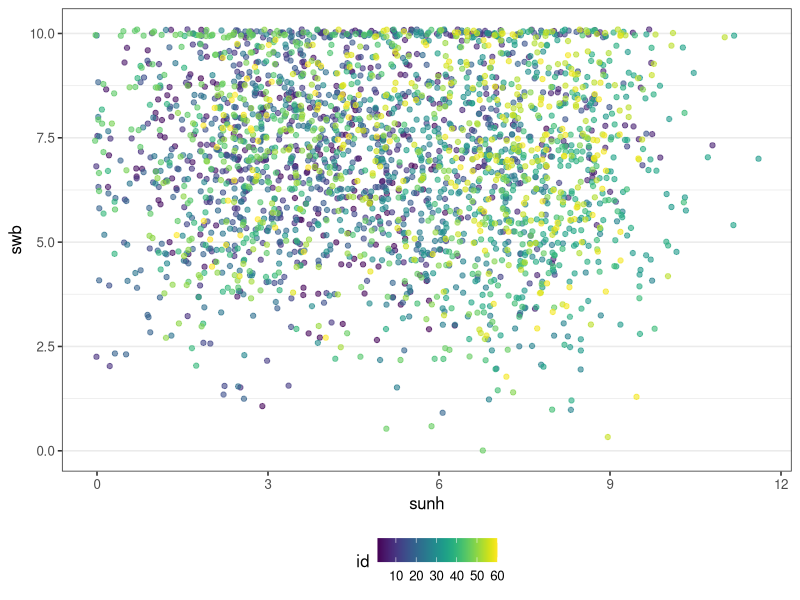
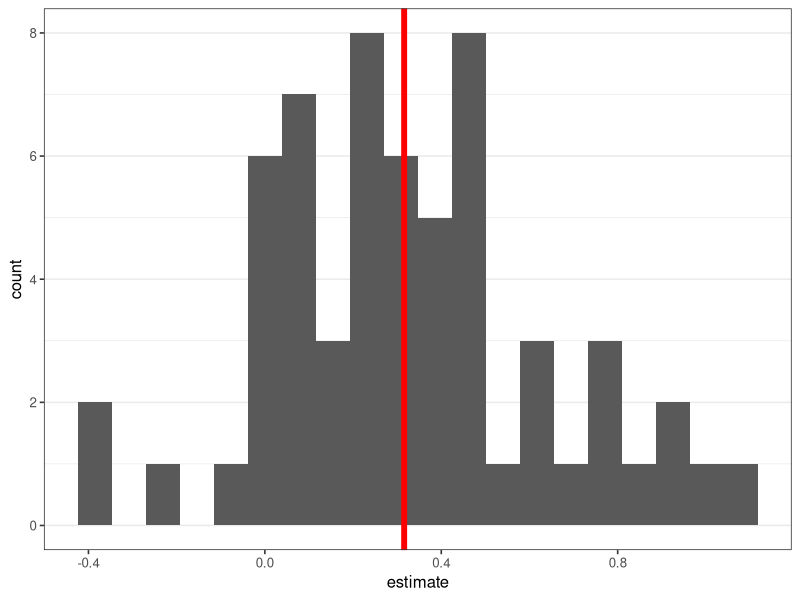
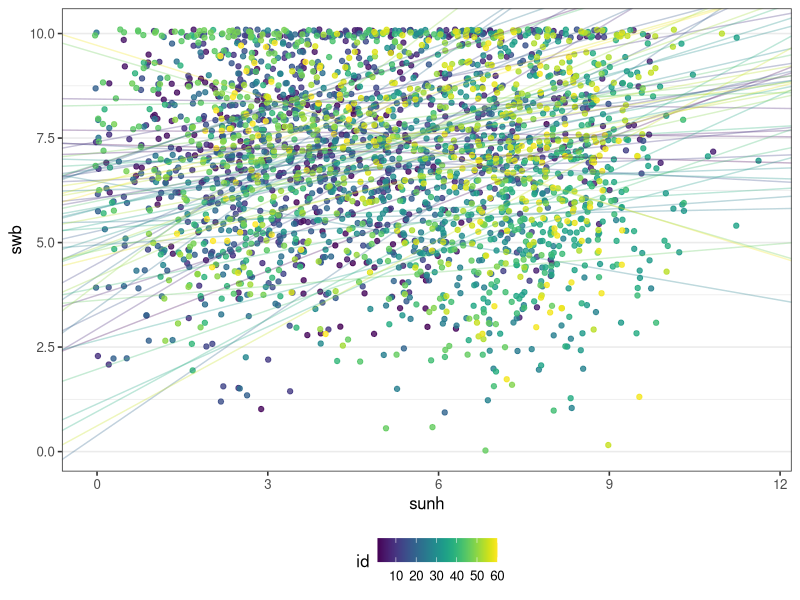
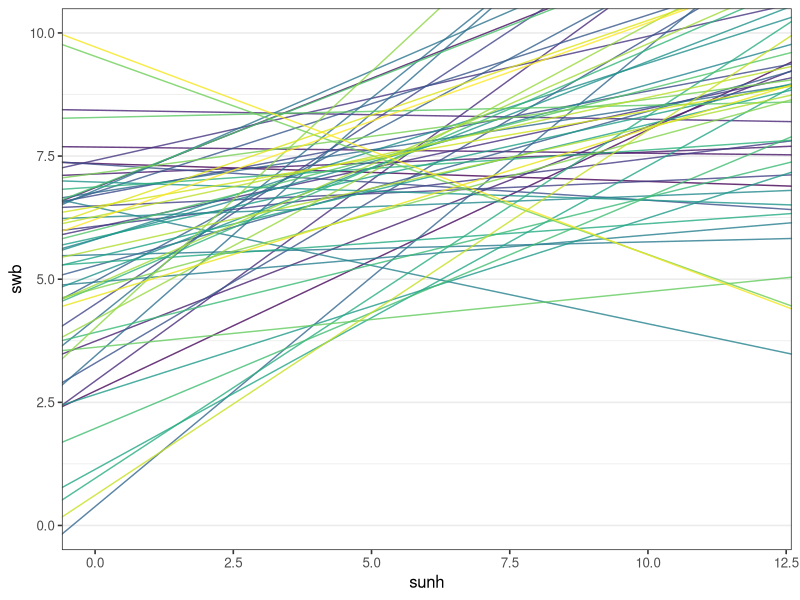
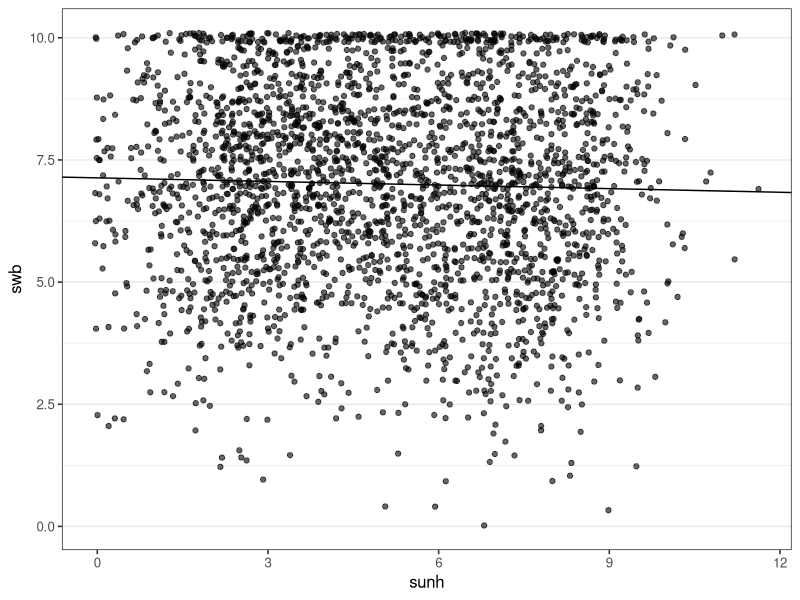
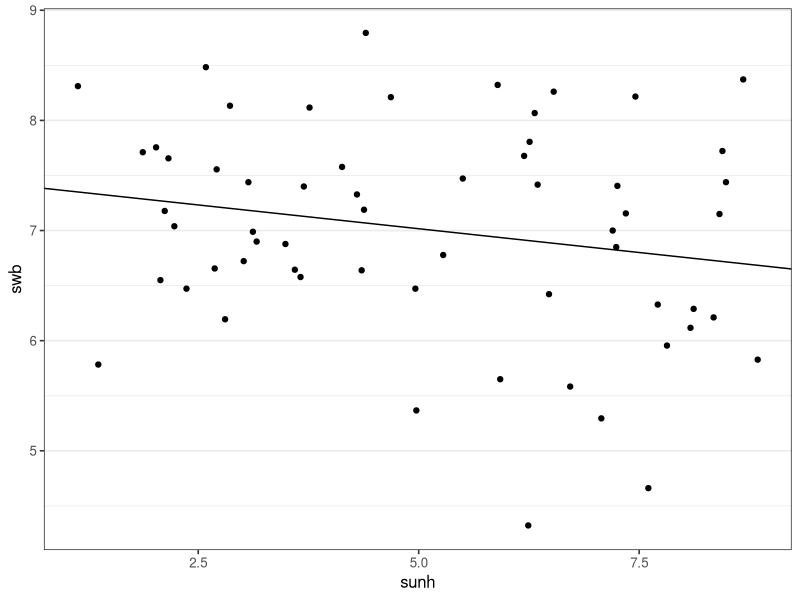
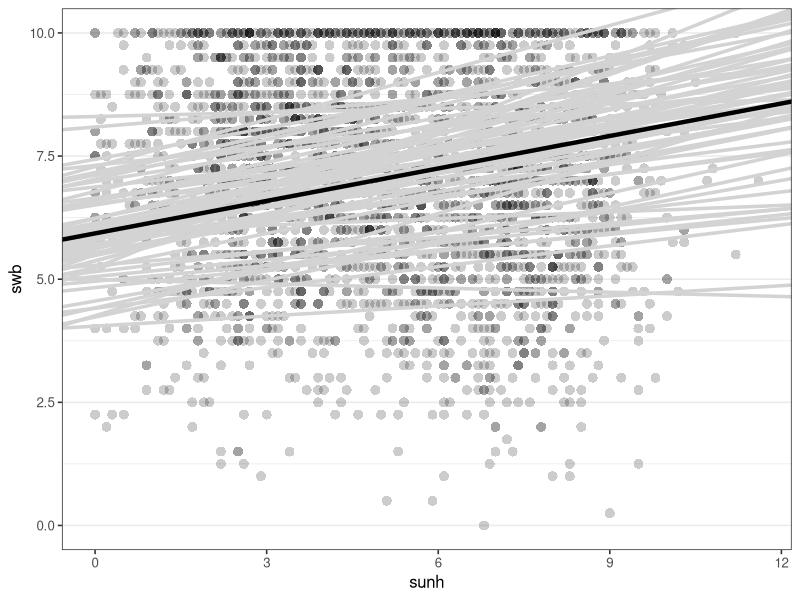

R code for these plots, in order:
## ---- chunk 1
library("tidyverse")
library("viridis")
library("cowplot")
theme_set(theme_bw(base_size = 12) + 
            theme(legend.position="bottom", 
                  panel.grid.major.x = element_blank(),
                  panel.grid.minor.x = element_blank()))
w <- read_csv("weather_wb.csv")
## ---- chunk 2
w %>% 
  group_by(id) %>% 
  summarise(n = n()) %>% 
  do(psych::describe(.$n))
## ---- chunk 3
w %>% 
  group_by(id) %>% 
  summarise(mean_sunh = mean(sunh),
            mean_swb = mean(swb)) %>% 
  select(-id) %>% 
  do(psych::describe(.))
## ---- chunk 4
## Rmarkdown settings: fig.width=4, fig.height=4, dpi=125
ggplot(w, aes(x = sunh, y = swb, color = id)) +
  geom_point(alpha = 0.6, position = position_jitter()) +
  scale_color_viridis()
## ---- chunk 5
no_all <- w %>% 
  group_by(id) %>% 
  do(broom::tidy(lm(swb ~ sunh, .)) ) 

no_slope <- no_all %>% 
  filter(term == "sunh")
ggplot(no_slope, aes(estimate)) +
  geom_histogram(bins = 20) +
  geom_vline(aes(xintercept = mean(estimate)), col='red', size=2)

## ---- chunk 6
summary(lm(estimate ~ 1, no_slope))
## ---- chunk 7
mean(no_slope$estimate > 0)
## ---- chunk 8
psych::describe(no_slope$estimate)
## ---- chunk 9
no_plot <- no_all %>% 
  select(id:estimate) %>% 
  spread(term, estimate)

ggplot(w, aes(x = sunh, y = swb, color = id)) +
  geom_point(alpha = 0.8, position = position_jitter()) +
  geom_abline(data = no_plot, aes(slope = sunh, intercept = `(Intercept)`, color = id), alpha = 0.3) +
  scale_color_viridis()
## ---- chunk 10
no_plot <- no_all %>% 
  select(id:estimate) %>% 
  spread(term, estimate)

ggplot(w, aes(x = sunh, y = swb, color = id)) +
  geom_abline(data = no_plot, aes(slope = sunh, 
                                  intercept = `(Intercept)`, 
                                  color = id), alpha = 0.8) +
  scale_color_viridis() +
  xlim(0, 12) + ylim(0, 10) +
  theme(legend.position = "none")

## ---- chunk 11
cp1 <- lm(swb ~ sunh, w)
summary(cp1)
## ---- chunk 12
ggplot(w, aes(x = sunh, y = swb)) +
  geom_point(alpha = 0.6, position = position_jitter()) +
  geom_abline(intercept = coef(cp1)[1], slope = coef(cp1)[2])
## ---- chunk 13
w_agg <- w %>% 
  group_by(id) %>% 
  summarise(swb = mean(swb),
            sunh = mean(sunh))
cp2 <- lm(swb ~ sunh, w_agg)
summary(cp2)
## ---- chunk 14
ggplot(w_agg, aes(x = sunh, y = swb)) +
  geom_point() +
  geom_abline(intercept = coef(cp2)[1], slope = coef(cp2)[2])
## ---- chunk 15
library("lme4")
mm1 <- lmer(swb ~ sunh + (sunh|id), w)
summary(mm1)

## ---- chunk 16
rnd_coefs <- as_tibble(coef(mm1)$id)

ggplot(data = w, aes(x = sunh, y = swb)) + 
  geom_point(alpha = 0.2, pch = 16, size = 3) + 
  geom_abline(data = rnd_coefs, aes_string(intercept = "`(Intercept)`", 
                                     slope = "sunh"), 
              color = "lightgrey", size = 1.2) +
  geom_abline(intercept = fixef(mm1)[1], slope = fixef(mm1)[2], size = 1.5)

